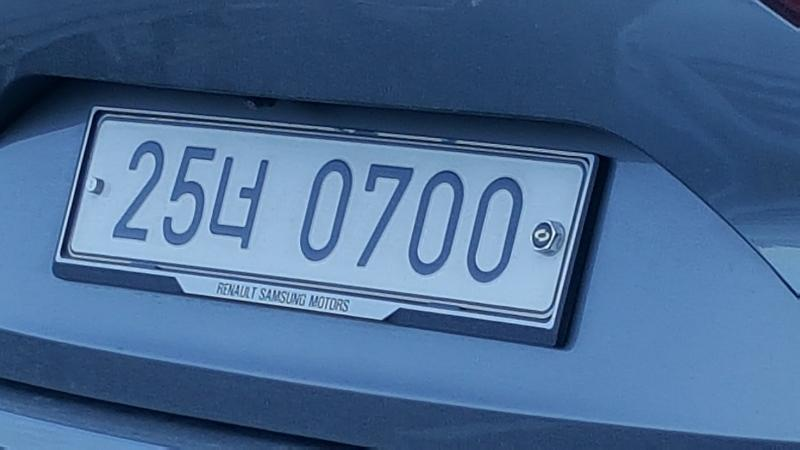
#> input picture integeration_noGPU/testimg.jpg, 800 x 450 px, given in place of the camera
$ jupyter execute --allow-errors new_license_plate_detect.ipynb
#> lines starting #> are read from the running program, lines starting #| are printed output that depends on the picture; after the words box and inside, x2 and y2 are one past the last pixel; in counts of white or black regions, pixels touching at a corner belong together
[cell 1]
import cv2
import numpy as np
import matplotlib.pyplot as plt
#import pytesseract
import PIL
plt.style.use('dark_background')
MAX_DIAG_MULTIPLYER = 5
MAX_ANGLE_DIFF = 12.0
MAX_AREA_DIFF = 0.5
MAX_WIDTH_DIFF = 0.8
MAX_HEIGHT_DIFF = 0.2
MIN_N_MATCHED = 3

cap = cv2.VideoCapture(0)

[cell 2]
def use_filter(gray):
    structuringElement = cv2.getStructuringElement(cv2.MORPH_RECT, (3, 3))

    imgTopHat = cv2.morphologyEx(gray, cv2.MORPH_TOPHAT, structuringElement)
    imgBlackHat = cv2.morphologyEx(gray, cv2.MORPH_BLACKHAT, structuringElement)

    imgGrayscalePlusTopHat = cv2.add(gray, imgTopHat)
    gray = cv2.subtract(imgGrayscalePlusTopHat, imgBlackHat)
    img_blurred = cv2.GaussianBlur(gray, ksize=(5, 5), sigmaX=0)

    img_thresh = cv2.adaptiveThreshold(img_blurred, maxValue=255.0, adaptiveMethod=cv2.ADAPTIVE_THRESH_GAUSSIAN_C,
    thresholdType=cv2.THRESH_BINARY_INV, blockSize=19,
    C=9)
    contour(img_thresh)

[cell 3]
def contour(img_thresh):
    contours, _= cv2.findContours(img_thresh,mode=cv2.RETR_TREE,
                              method=cv2.CHAIN_APPROX_SIMPLE)
    temp_result = np.zeros((height, width, channel), dtype=np.uint8)

    cv2.drawContours(temp_result, contours=contours, contourIdx=-1,
                 color=(255, 255, 255))

    temp_result = np.zeros((height, width, channel), dtype=np.uint8)

    contours_dict = []

    for contour in contours:
        x, y, w, h = cv2.boundingRect(contour)
        cv2.rectangle(temp_result, pt1=(x, y), pt2=(x+w, y+h),color=(255, 255, 255), thickness=2)
        contours_dict.append({
            'contour': contour,
            'x': x,
            'y': y,
            'w': w,
            'h': h,
            'cx': x + (w / 2),
            'cy': y + (h / 2)
        })

    bubblesort(contours_dict)

[cell 4]
# [43 lines left out: function bubblesort, not called in this run]

[cell 5]
# [51 lines left out: function find_chars, not called in this run]

[cell 6]
# [53 lines left out: function make_plate, not called in this run]

[cell 7]
ret,frame = cap.read()
#> frame is the input picture: shape (450, 800, 3); mean B, G, R 146.3, 105.7, 72.8
height, width, channel = frame.shape
#> height = 450; width = 800; channel = 3
gray = cv2.cvtColor(frame, cv2.COLOR_BGR2GRAY)
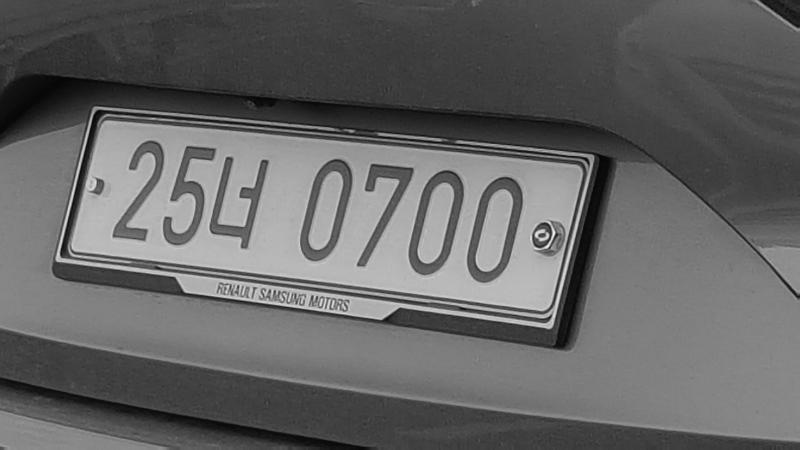
#> gray: shape (450, 800); min 3, max 247, mean 100.5
#> (the rest of this cell did not finish here and is left out)

#> in use_filter, `imgTopHat = cv2.morphologyEx(gray, cv2.MORPH_TOPHAT, structuringElement)`:
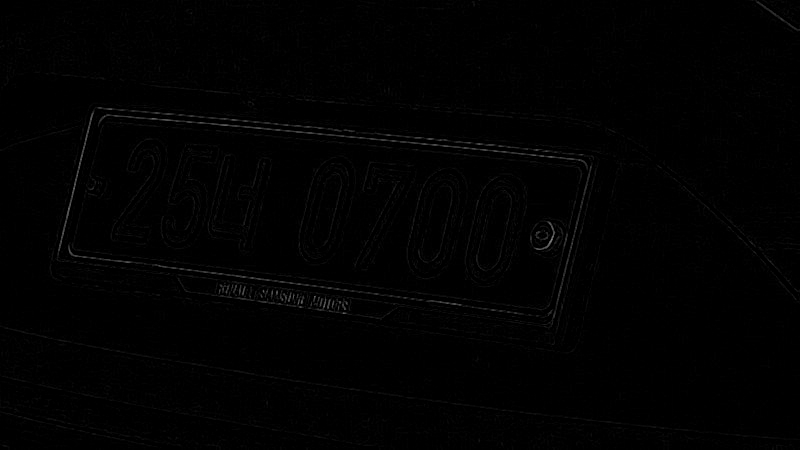
#> imgTopHat: shape (450, 800); min 0, max 133, mean 1.5
#> in use_filter, `img_thresh = cv2.adaptiveThreshold(img_blurred, maxValue=255.0, adapti..`:
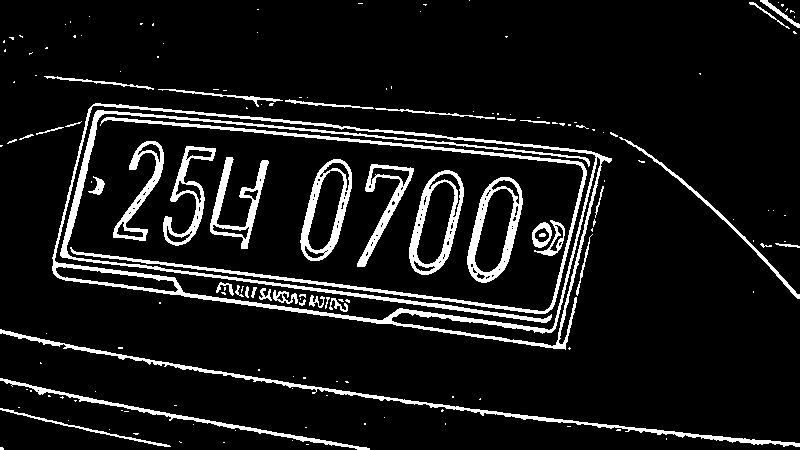
#> img_thresh: shape (450, 800); 9.2% white; 160 white regions (115 under 20 px)
#> in contour, `contours, _= cv2.findContours(img_thresh,mode=cv2.RETR_TREE, method=cv..`: contours = 262 contours, 204 with area under 20; largest, box (x1, y1, x2, y2) and area: (52, 103, 612, 350) 97636, (54, 105, 597, 331) 89352, (467, 177, 523, 283) 3921, (409, 170, 464, 275) 3794, (300, 159, 352, 261) 3398
